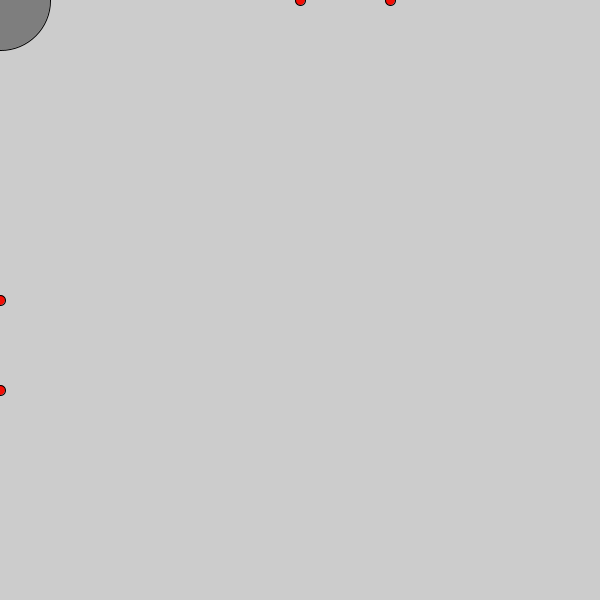
Frame 1 (no input)
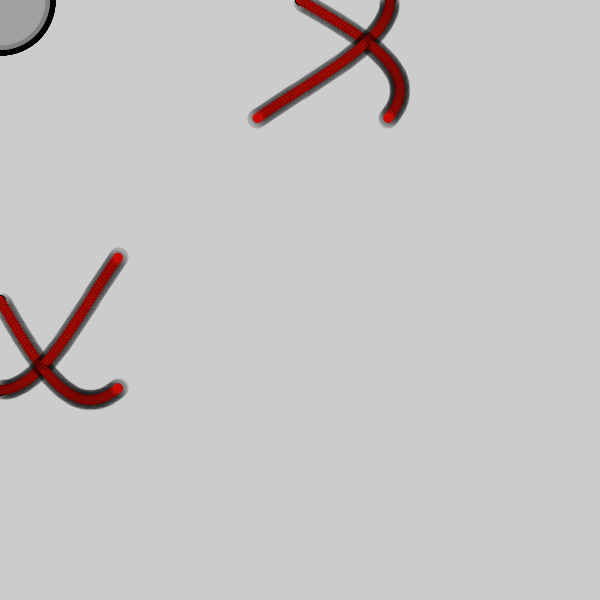
Frame 60 (the mouse pressed at the canvas centre just before this capture)
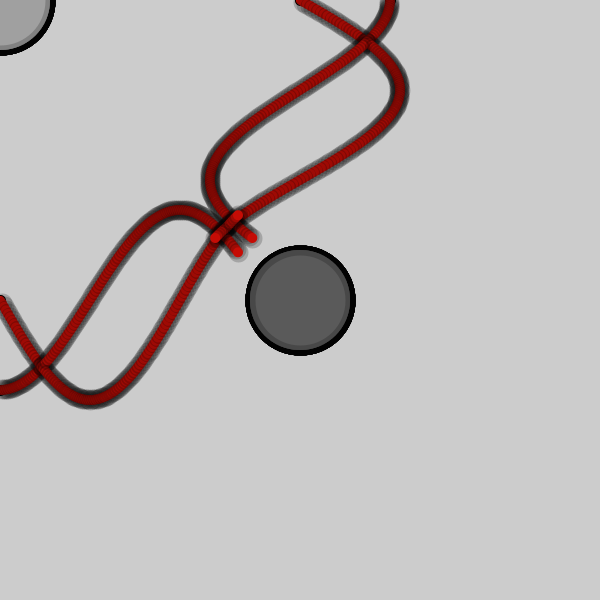
Frame 120 (the mouse held since frame 60 and released just before this capture)

The Processing sketch that drew these frames (run headless with seeded random() and noise(); from frame 60 on, the mouse is pressed at the canvas centre):

// Processing sketch: processing_53190
// ── processing_53190.pde

float x,y,angle;
 
void setup(){
  size(600, 600);
 x = 0;
 y = 0;
 angle = 0;
 smooth();
  
}
 
void draw(){ 
   
   
   
   x = cos(radians(angle))*90 + width/2 ;
  y = sin(radians(angle)) *100 + height/2;
  fill(245,15,6);
  ellipse(y,angle,10,10);
  ellipse(x,angle,10,10);
  ellipse(angle,x,10,10);
  ellipse(angle,y,10,10);
  angle++;
  if (angle >= width){
    angle = 0;
  }
   
 
 
  
   {
      
  float glowlight = sin(radians(angle));
  glowlight = map(glowlight,-1,1,85,166);
  fill(glowlight);
  ellipse(mouseX,mouseY,100,100);
  angle++;
}
 
smooth();
noFill();
randomSeed(0);
strokeWeight(10);
stroke(0, 50);
for (int i = 0; i < 50; i += 10) {
  float begin = radians(i);
  float end = begin + HALF_PI;
 
}
 
}
